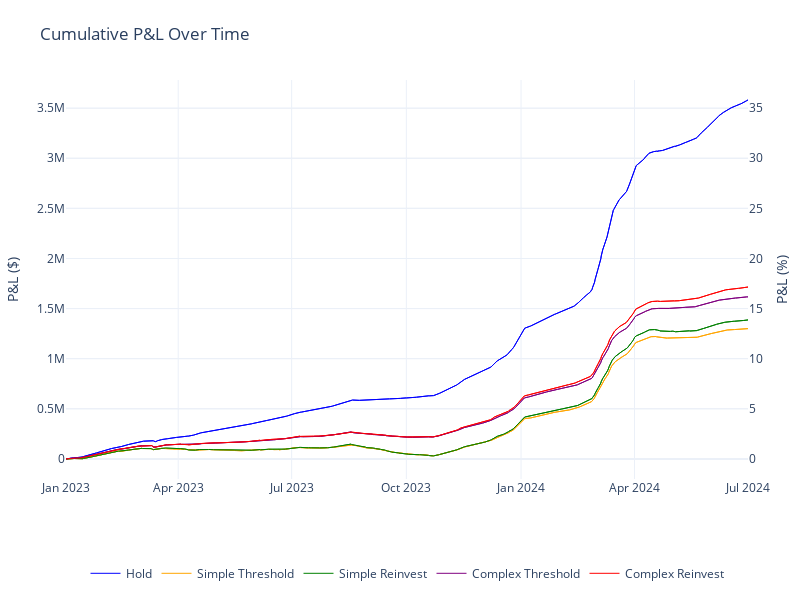

Notebook source saved alongside this figure:
### Code cell
hstr = pd.read_csv(f'./results/hold/collateral_log.csv')
ststr = pd.read_csv(f'./results/simple_threshold/collateral_log.csv')
srstr = pd.read_csv(f'./results/simple_reinvest/collateral_log.csv')
ctstr = pd.read_csv(f'./results/complex_threshold/collateral_log.csv')
crstr = pd.read_csv(f'./results/complex_reinvest/collateral_log.csv')

initial_investment = 10000000

hstr['time'] = pd.to_datetime(hstr['time'])
hstr.set_index('time', inplace=True)

ststr['time'] = pd.to_datetime(ststr['time'])
ststr.set_index('time', inplace=True)

srstr['time'] = pd.to_datetime(srstr['time'])
srstr.set_index('time', inplace=True)

ctstr['time'] = pd.to_datetime(ctstr['time'])
ctstr.set_index('time', inplace=True)

crstr['time'] = pd.to_datetime(crstr['time'])
crstr.set_index('time', inplace=True)

collateral_columns = [
    'binance_btc_collateral', 'binance_eth_collateral', 'binance_liquid_cash',
    'okx_btc_collateral', 'okx_eth_collateral', 'okx_liquid_cash',
    'bybit_btc_collateral', 'bybit_eth_collateral', 'bybit_liquid_cash'
]

funding_columns = ['binance_funding', 'okx_funding', 'bybit_funding']

unrealised_pnl_columns = ['binance_unrealised_pnl', 'okx_unrealised_pnl', 'bybit_unrealised_pnl']

hstr['pnl_basis'] = hstr[collateral_columns].sum(axis=1) - initial_investment
hstr['pnl_funding'] = hstr[funding_columns].sum(axis=1)
hstr['total_pnl'] = hstr['pnl_basis'] + hstr['pnl_funding']

hstr['cumulative_total_pnl_pct'] = (hstr['total_pnl'] / initial_investment) * 100


ststr['pnl_basis'] = ststr[collateral_columns].sum(axis=1) - initial_investment
ststr['pnl_funding'] = ststr[funding_columns].sum(axis=1)
ststr['total_pnl'] = ststr['pnl_basis'] + ststr['pnl_funding']

ststr['cumulative_total_pnl_pct'] = (ststr['total_pnl'] / initial_investment) * 100


srstr['pnl_basis'] = srstr[collateral_columns].sum(axis=1) - initial_investment
srstr['pnl_funding'] = srstr[funding_columns].sum(axis=1)
srstr['total_pnl'] = srstr['pnl_basis'] + srstr['pnl_funding']

srstr['cumulative_total_pnl_pct'] = (srstr['total_pnl'] / initial_investment) * 100


ctstr['pnl_basis'] = ctstr[collateral_columns].sum(axis=1) - initial_investment
ctstr['pnl_funding'] = ctstr[funding_columns].sum(axis=1)
ctstr['total_pnl'] = ctstr['pnl_basis'] + ctstr['pnl_funding']

ctstr['cumulative_total_pnl_pct'] = (ctstr['total_pnl'] / initial_investment) * 100


crstr['pnl_basis'] = crstr[collateral_columns].sum(axis=1) - initial_investment
crstr['pnl_funding'] = crstr[funding_columns].sum(axis=1)
crstr['total_pnl'] = crstr['pnl_basis'] + crstr['pnl_funding']

crstr['cumulative_total_pnl_pct'] = (crstr['total_pnl'] / initial_investment) * 100

fig = go.Figure()

fig.add_trace(go.Scatter(
    x=hstr.index,
    y=hstr['total_pnl'],
    mode='lines',
    name='Hold',
    line=dict(width=1, color='blue'),
    hovertemplate='Hold P&L: $%{y:.2f}<br>Date: %{x}',
    yaxis='y1'
))

fig.add_trace(go.Scatter(
    x=hstr.index,
    y=hstr['cumulative_total_pnl_pct'],
    mode='lines',
    name='Hold',
    line=dict(width=1, color='blue'),
    hovertemplate='Hold P&L: %{y:.2f}%<br>Date: %{x}',
    yaxis='y2',
    showlegend=False
))

fig.add_trace(go.Scatter(
    x=ststr.index,
    y=ststr['total_pnl'],
    mode='lines',
    name='Simple Threshold',
    line=dict(width=1, color='orange'),
    hovertemplate='Simple Threshold P&L: $%{y:.2f}<br>Date: %{x}',
    yaxis='y1'
))

fig.add_trace(go.Scatter(
    x=ststr.index,
    y=ststr['cumulative_total_pnl_pct'],
    mode='lines',
    name='Simple Threshold',
    line=dict(width=1, color='orange'),
    hovertemplate='Simple Threshold P&L: %{y:.2f}%<br>Date: %{x}',
    yaxis='y2',
    showlegend=False
))

fig.add_trace(go.Scatter(
    x=srstr.index,
    y=srstr['total_pnl'],
    mode='lines',
    name='Simple Reinvest',
    line=dict(width=1, color='green'),
    hovertemplate='Simple Reinvest P&L: $%{y:.2f}<br>Date: %{x}',
    yaxis='y1'
))

fig.add_trace(go.Scatter(
    x=srstr.index,
    y=srstr['cumulative_total_pnl_pct'],
    mode='lines',
    name='Simple Reinvest',
    line=dict(width=1, color='green'),
    hovertemplate='Simple Reinvest P&L: %{y:.2f}%<br>Date: %{x}',
    yaxis='y2',
    showlegend=False
))

fig.add_trace(go.Scatter(
    x=ctstr.index,
    y=ctstr['total_pnl'],
    mode='lines',
    name='Complex Threshold',
    line=dict(width=1, color='purple'),
    hovertemplate='Complex Threshold P&L: $%{y:.2f}<br>Date: %{x}',
    yaxis='y1'
))

fig.add_trace(go.Scatter(
    x=ctstr.index,
    y=ctstr['cumulative_total_pnl_pct'],
    mode='lines',
    name='Complex Threshold',
    line=dict(width=1, color='purple'),
    hovertemplate='Complex Threshold P&L: %{y:.2f}%<br>Date: %{x}',
    yaxis='y2',
    showlegend=False
))

fig.add_trace(go.Scatter(
    x=crstr.index,
    y=crstr['total_pnl'],
    mode='lines',
    name='Complex Reinvest',
    line=dict(width=1, color='red'),
    hovertemplate='Complex Reinvest P&L: $%{y:.2f}<br>Date: %{x}',
    yaxis='y1'
))

fig.add_trace(go.Scatter(
    x=crstr.index,
    y=crstr['cumulative_total_pnl_pct'],
    mode='lines',
    name='Complex Reinvest',
    line=dict(width=1, color='red'),
    hovertemplate='Complex Reinvest P&L: %{y:.2f}%<br>Date: %{x}',
    yaxis='y2',
    showlegend=False
))

fig.update_layout(
    title=f'Cumulative P&L Over Time',
    yaxis=dict(title='P&L ($)'),
    yaxis2=dict(title='P&L (%)', overlaying='y', side='right'),
    template='plotly_white',
    hovermode='x unified',
    legend=dict(
        orientation='h',
        x=0.5,
        y=-0.2,
        xanchor='center',
        yanchor='top'
    ),
    width=800,
    height=600,
    margin=dict(l=40, r=40, t=80, b=40)
)

fig.update_xaxes(
    tickformat='%b %Y',
    tickangle=0,
    showgrid=True,
    zeroline=True,
    showticklabels=True,
    dtick='M3'
)

fig.show()

# fig.write_image('./results/compare_cumulative_pnl.png')

### Figure 1 — Plotly figure (JSON) as saved in the notebook; plotly's stock layout.template omitted (floating-point values rounded to 4 significant figures; data arrays with more than 128 entries replaced by an {"elided": "..."} marker saying what was removed)
{"data": [{"hovertemplate": "Hold P&L: $%{y:.2f}<br>Date: %{x}", "line": {"color": "blue", "width": 1}, "mode": "lines", "name": "Hold", "type": "scatter", "x": {"elided": "1642 str values"}, "y": {"elided": "1642 float values"}, "yaxis": "y"}, {"hovertemplate": "Hold P&L: %{y:.2f}%<br>Date: %{x}", "line": {"color": "blue", "width": 1}, "mode": "lines", "name": "Hold", "showlegend": false, "type": "scatter", "x": {"elided": "1642 str values"}, "y": {"elided": "1642 float values"}, "yaxis": "y2"}, {"hovertemplate": "Simple Threshold P&L: $%{y:.2f}<br>Date: %{x}", "line": {"color": "orange", "width": 1}, "mode": "lines", "name": "Simple Threshold", "type": "scatter", "x": {"elided": "1642 str values"}, "y": {"elided": "1642 float values"}, "yaxis": "y"}, {"hovertemplate": "Simple Threshold P&L: %{y:.2f}%<br>Date: %{x}", "line": {"color": "orange", "width": 1}, "mode": "lines", "name": "Simple Threshold", "showlegend": false, "type": "scatter", "x": {"elided": "1642 str values"}, "y": {"elided": "1642 float values"}, "yaxis": "y2"}, {"hovertemplate": "Simple Reinvest P&L: $%{y:.2f}<br>Date: %{x}", "line": {"color": "green", "width": 1}, "mode": "lines", "name": "Simple Reinvest", "type": "scatter", "x": {"elided": "1642 str values"}, "y": {"elided": "1642 float values"}, "yaxis": "y"}, {"hovertemplate": "Simple Reinvest P&L: %{y:.2f}%<br>Date: %{x}", "line": {"color": "green", "width": 1}, "mode": "lines", "name": "Simple Reinvest", "showlegend": false, "type": "scatter", "x": {"elided": "1642 str values"}, "y": {"elided": "1642 float values"}, "yaxis": "y2"}, {"hovertemplate": "Complex Threshold P&L: $%{y:.2f}<br>Date: %{x}", "line": {"color": "purple", "width": 1}, "mode": "lines", "name": "Complex Threshold", "type": "scatter", "x": {"elided": "1642 str values"}, "y": {"elided": "1642 float values"}, "yaxis": "y"}, {"hovertemplate": "Complex Threshold P&L: %{y:.2f}%<br>Date: %{x}", "line": {"color": "purple", "width": 1}, "mode": "lines", "name": "Complex Threshold", "showlegend": false, "type": "scatter", "x": {"elided": "1642 str values"}, "y": {"elided": "1642 float values"}, "yaxis": "y2"}, {"hovertemplate": "Complex Reinvest P&L: $%{y:.2f}<br>Date: %{x}", "line": {"color": "red", "width": 1}, "mode": "lines", "name": "Complex Reinvest", "type": "scatter", "x": {"elided": "1642 str values"}, "y": {"elided": "1642 float values"}, "yaxis": "y"}, {"hovertemplate": "Complex Reinvest P&L: %{y:.2f}%<br>Date: %{x}", "line": {"color": "red", "width": 1}, "mode": "lines", "name": "Complex Reinvest", "showlegend": false, "type": "scatter", "x": {"elided": "1642 str values"}, "y": {"elided": "1642 float values"}, "yaxis": "y2"}], "layout": {"height": 600, "hovermode": "x unified", "legend": {"orientation": "h", "x": 0.5, "xanchor": "center", "y": -0.2, "yanchor": "top"}, "margin": {"b": 40, "l": 40, "r": 40, "t": 80}, "title": {"text": "Cumulative P&L Over Time"}, "width": 800, "xaxis": {"dtick": "M3", "showgrid": true, "showticklabels": true, "tickangle": 0, "tickformat": "%b %Y", "zeroline": true}, "yaxis": {"title": {"text": "P&L ($)"}}, "yaxis2": {"overlaying": "y", "side": "right", "title": {"text": "P&L (%)"}}}}
